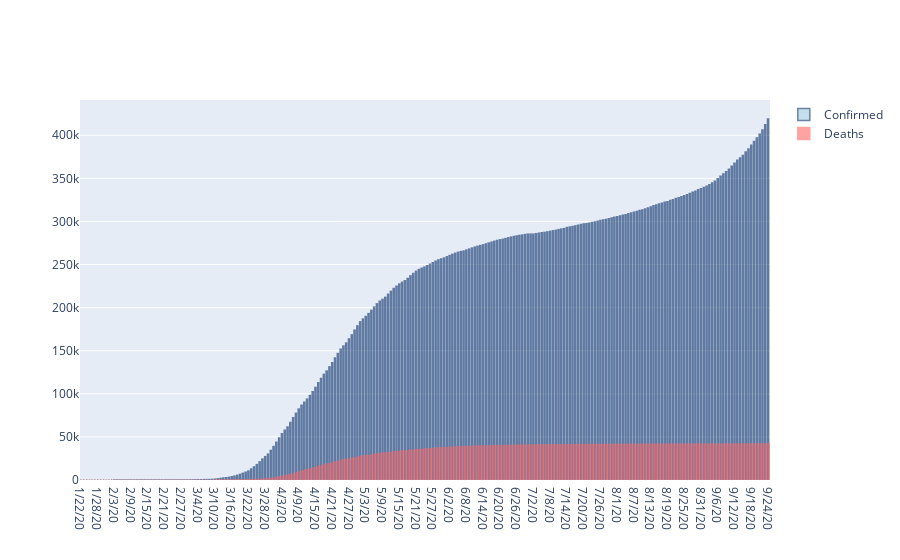

Notebook source saved alongside this figure:
### Code cell
from plotly.subplots import make_subplots

import plotly.graph_objects as go

fig = make_subplots(rows=1)
fig.add_bar(x=forPlot['Date'],y=forPlot['Confirmed'],marker_color='rgb(158,202,225)', marker_line_color='rgb(8,48,107)',
                      marker_line_width=1.5, opacity=0.6, name='Confirmed')
fig.add_bar(x=forPlot['Date'], y=forPlot['Deaths'], marker_color='rgb(255,102,102)', marker_line_color='rgb(255,102,102)',
                      marker_line_width=1.5, opacity=0.6,name='Deaths')

### Figure 1 — Plotly figure (JSON) as saved in the notebook; plotly's stock layout.template omitted (floating-point values rounded to 4 significant figures; data arrays with more than 128 entries replaced by an {"elided": "..."} marker saying what was removed)
{"data": [{"marker": {"color": "rgb(158,202,225)", "line": {"color": "rgb(8,48,107)", "width": 1.5}}, "name": "Confirmed", "opacity": 0.6, "type": "bar", "x": {"elided": "247 str values"}, "y": {"elided": "247 int values"}}, {"marker": {"color": "rgb(255,102,102)", "line": {"color": "rgb(255,102,102)", "width": 1.5}}, "name": "Deaths", "opacity": 0.6, "type": "bar", "x": {"elided": "247 str values"}, "y": {"elided": "247 int values"}}], "layout": {"xaxis": {"anchor": "y", "domain": [0, 1]}, "yaxis": {"anchor": "x", "domain": [0, 1]}}}
